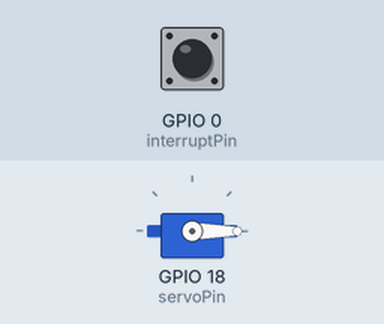
The sketch below on a simulated ESP32. Shown: servo. The inputs (shaded band) are chosen by the test bench; at power-on: GPIO 0 (interruptPin) HIGH.

Above: at 1.2 s.
1.3 s: GPIO 0 (interruptPin) pulled LOW for 0.15 s
At 2.2 s:
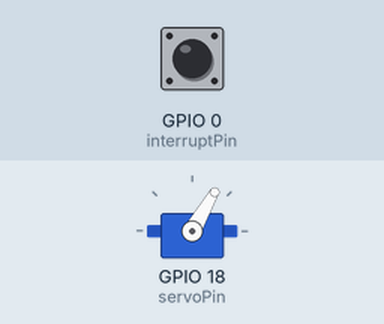
2.9 s: GPIO 0 (interruptPin) pulled LOW for 1 s
At 4.6 s:
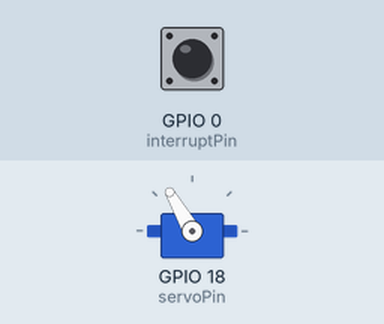
5.4 s: GPIO 0 (interruptPin) pulled LOW for 0.15 s
At 5.48 s:
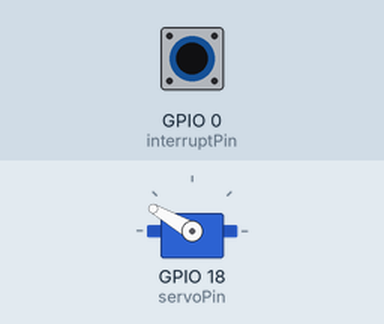
7.0 s: GPIO 0 (interruptPin) pulled LOW for 3.2 s
At 7.3 s:
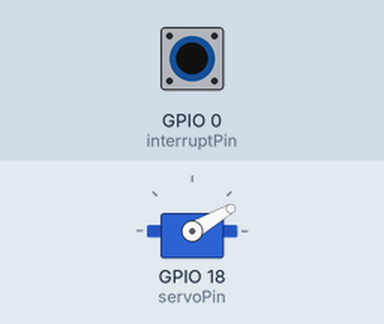
Timing chart, 0 to 11.7 s (numbered marks = the images above; inputs shaded):
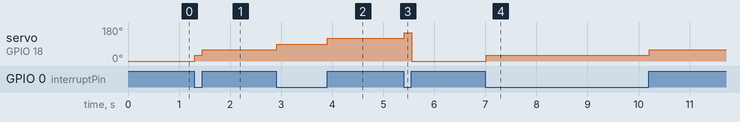

The sketch:

ESP32_SG90.ino
```cpp
#include <ESP32Servo.h>

Servo myservo;

int pos = 0;

#if defined(ARDUINO_ESP32S2_DEV)
int servoPin = 17;
#else
int servoPin = 18;
#endif

const byte interruptPin = 0;

void setup() {
    // Allow allocation of all timers
  pinMode(interruptPin, INPUT_PULLUP);
  attachInterrupt(digitalPinToInterrupt(interruptPin), rotate, CHANGE);

    ESP32PWM::allocateTimer(0);
    ESP32PWM::allocateTimer(1);
    ESP32PWM::allocateTimer(2);
    ESP32PWM::allocateTimer(3);
    myservo.setPeriodHertz(50);
    myservo.attach(servoPin, 1000, 2000);

}

void loop() {

        myservo.write(pos);
        delay(15);
}
void rotate()
{
  pos = pos + 30;

  if (pos >=180)
    pos = 0;
}
```

Measured:
- after the input at 1.3 s, servo on GPIO 18 (servoPin): 0° → 30° at once, → 60° 0.15 s later
- after the input at 2.9 s, servo on GPIO 18 (servoPin): 60° → 90° at once, → 120° 0.99 s later
- after the input at 5.4 s, servo on GPIO 18 (servoPin): 120° → 150° at once, → 0° 0.15 s later
- after the input at 7.0 s, servo on GPIO 18 (servoPin): 0° → 30° at once, → 60° 3.2 s later
